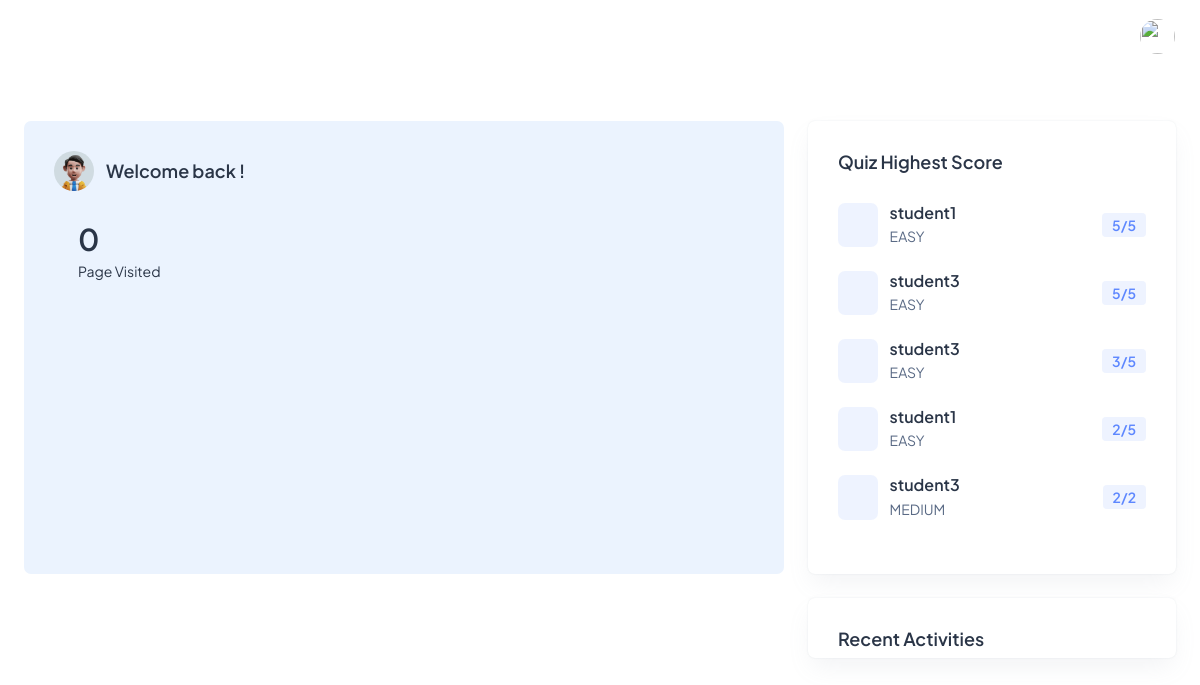
The app's page /index.php/dashboard/student_main with its own data.
### tables this page shows
CREATE TABLE quiz_history (
  id int NOT NULL AUTO_INCREMENT,
  user_id int DEFAULT NULL,
  category_id int DEFAULT NULL,
  score decimal(11, 2) DEFAULT NULL,
  no_of_questions decimal(11, 2) DEFAULT NULL,
  remarks varchar(255) DEFAULT NULL,
  created_by int DEFAULT NULL,
  created_at timestamp NULL DEFAULT CURRENT_TIMESTAMP,
  updated_by int DEFAULT NULL,
  updated_at timestamp NULL DEFAULT NULL,
  deleted_by int DEFAULT NULL,
  deleted_at timestamp NULL DEFAULT NULL,
  PRIMARY KEY (id)
);

CREATE TABLE users (
  id int NOT NULL AUTO_INCREMENT,
  lrn varchar(255) DEFAULT NULL,
  username varchar(255) DEFAULT NULL,
  password varchar(255) DEFAULT NULL,
  first_name varchar(255) DEFAULT NULL,
  middle_name varchar(255) DEFAULT NULL,
  last_name varchar(255) DEFAULT NULL,
  dob date DEFAULT NULL,
  gender varchar(255) DEFAULT NULL,
  contact_no varchar(255) DEFAULT NULL,
  address varchar(2000) DEFAULT NULL,
  role_id int DEFAULT NULL,
  is_activated tinyint DEFAULT 0,
  created_by int DEFAULT NULL,
  created_at timestamp NULL DEFAULT CURRENT_TIMESTAMP,
  updated_by int DEFAULT NULL,
  updated_at timestamp NULL DEFAULT NULL,
  deleted_by int DEFAULT NULL,
  deleted_at timestamp NULL DEFAULT NULL,
  PRIMARY KEY (id)
);

### application/controllers/Dashboard.php (called while the page is built, shortened)
<?php
class Dashboard extends CI_Controller
{
	public function student_main()
	{
		$data['page_data'] = array(
			'module' => 'Dashboard',
			'section' => 'Main',
			'styles_path' => array(
				'modules/' . strtolower(get_class()) . '/' . strtolower(__FUNCTION__)
			),
			'header_scripts_path' => array(
				'modules/' . strtolower(get_class()) . '/header_' . strtolower(__FUNCTION__)
			),
			'footer_scripts_path' => array(
				'modules/' . strtolower(get_class()) . '/footer_' . strtolower(__FUNCTION__),
			)
		);
		$this->load->view('layouts/dashboard/header', $data);
		$this->load->view('modules/dashboard/' . strtolower(__FUNCTION__), $data);
		$this->load->view('layouts/dashboard/footer', $data);
	}
}

### index.php (called while the page is built, shortened)
<?php
require_once BASEPATH.'core/CodeIgniter.php';

### application/helpers/custom_db_helper.php (called while the page is built, shortened)
<?php
if (!function_exists('get_profile_username')) {
	function get_profile_username($user_id)
	{
		$CI = &get_instance();
		$user = $CI->M_users->get($user_id);
		return $user['username'];
	}
}
if (!function_exists('count_all_activity_logs_by_user_id')) {
	function count_all_activity_logs_by_user_id($user_id)
	{
		$CI = &get_instance();
		return $CI->db->where('created_by', $user_id)
			->where('deleted_at', null)
			->get('activity_logs')
			->num_rows();
	}
}
if (!function_exists('get_all_top_scores')) {
	function get_all_top_scores($limit = 3)
	{
		$CI = &get_instance();
		return $CI->db->select('category_id, score, no_of_questions, created_by')
			->where('deleted_at', null)
			->limit($limit)
			->order_by('score', 'desc')
			->get('quiz_history')
			->result_array();
	}
}

### application/models/Users_model.php (called while the page is built, shortened)
<?php
class Users_model extends CI_Model
{
	private $_table_name = 'users';
	public function get($id)
	{
		return $this->db->where('id', $id)
			->where('deleted_at', null)
			->get($this->_table_name)
			->row_array();
	}
}

### application/libraries/Dropdown.php (called while the page is built, shortened)
<?php
class Dropdown
{
	private static $cache = array();
	public static function get_static($name, $value = false, $action = "form")
	{
		if (isset(self::$cache['static' . $name])) {
			$array = self::$cache['static' . $name];
			if (($value) || ($action != "form")) {
				return @$array[$value];
			}
			return $array;
		}
		switch ($name) {
			case 'roles':
				$array = array(
					'' => 'SELECT VALUE',
					1 => 'ADMINISTRATOR',
					2 => 'STUDENT'
				);
				break;
			case 'categories':
				$array = array(
					'' => 'SELECT VALUE',
					1 => 'EASY',
					2 => 'MEDIUM',
					3 => 'HARD'
				);
				break;
		}
		self::$cache['static' . $name] = $array;
		if (($value) || ($action != "form")) {
			return @$array[$value];
		}
		return $array;
	}
}

### application/views/modules/dashboard/student_main.php (the view, shortened to what this page needs)
<div class="body-wrapper">
	<div class="container-fluid">
		<div class="row">
			<div class="col-lg-8 d-flex align-items-stretch">
				<div class="card w-100 bg-info-subtle overflow-hidden shadow-none">
					<div class="card-body position-relative">
						<div class="row">
							<div class="col-sm-7">
								<div class="d-flex align-items-center mb-7">
									<div class="rounded-circle overflow-hidden me-6">
										<img
											src="<?= site_url('assets/templates/modernize/images/profile/user-1.jpg') ?>"
											alt="Profile" width="40" height="40">
									</div>
									<h5 class="fw-semibold mb-0 fs-5">Welcome
										back <?= @$this->session->userdata('user')['username']; ?>!</h5>
								</div>
								<div class="d-flex align-items-center">
									<div class="ps-4">
										<h3 class="mb-1 fw-semibold fs-8 d-flex align-content-center"><?= count_all_activity_logs_by_user_id($this->session->userdata('user')['id']) ?>
											<i
												class="ti ti-arrow-up-right fs-5 lh-base text-success"></i></h3>
										<p class="mb-0 text-dark">Page Visited</p>
									</div>
								</div>
							</div>
							<div class="col-sm-5">
							</div>
						</div>
					</div>
				</div>
			</div>
			<div class="col-md-6 col-lg-4 d-flex align-items-stretch">
				<div class="card w-100">
					<div class="card-body">
						<h5 class="card-title fw-semibold">Quiz Highest Score</h5>
						<div class="position-relative">
							<?php $top_scores = get_all_top_scores(5);
							if (!empty($top_scores)) :
								?>
								<?php foreach ($top_scores as $value) : ?>
								<div class="d-flex align-items-center justify-content-between mb-4">
									<div class="d-flex">
										<div
											class="p-6 bg-primary-subtle text-primary rounded-2 me-6 d-flex align-items-center justify-content-center">
											<i class="ti ti-grid-dots fs-6"></i>
										</div>
										<div>
											<h6 class="mb-1 fs-4 fw-semibold"><?= get_profile_username($value['created_by'])?></h6>
											<p class="fs-3 mb-0"><?= Dropdown::get_static('categories', $value['category_id'], 'view')?></p>
										</div>
									</div>
									<div class="bg-primary-subtle text-primary badge">
										<p class="fs-3 fw-semibold mb-0"><?= round($value['score']) . '/' . round($value['no_of_questions']);?></p>
									</div>
								</div>
							<?php endforeach; ?>
							<?php endif; ?>
						</div>
					</div>
				</div>
			</div>
			<div class="col-sm-8">
			</div>
			<div class="col-md-6 col-lg-4 d-flex align-items-stretch">
				<div class="card w-100">
					<div class="card-body">
						<div class="mb-4">
							<h5 class="card-title fw-semibold">Recent Activities</h5>
						</div>
					</div>
				</div>
			</div>
		</div>
	</div>
</div>

### application/views/layouts/dashboard/header.php (shortened to what this page needs)
<!DOCTYPE html>
<html lang="en" dir="ltr" data-bs-theme="light" data-color-theme="Blue_Theme">
<head>
	<?php $this->load->view('partials/dashboard/styles') ?>
	<?php $this->load->view('partials/dashboard/header_scripts') ?>
</head>
<body>
<?php $this->load->vieW('partials/preloader_partial') ?>
<div id="main-wrapper">
	<?php $this->load->vieW('partials/dashboard/left_sidebar_partial') ?>
	<div class="page-wrapper">
		<?php $this->load->view('partials/dashboard/headerbar_partial') ?>

### application/views/partials/dashboard/styles.php (shortened to what this page needs)
<link rel="stylesheet" href="<?= site_url('assets/templates/modernize/css/styles.css')?>" />
<link rel="stylesheet" href="<?= site_url('assets/templates/modernize/libs/sweetalert2/dist/sweetalert2.min.css')?>" />
<link rel="stylesheet" href="<?= site_url('assets/templates/modernize/libs/datatables.net-bs5/css/dataTables.bootstrap5.min.css')?>" />
<link href='https://api.mapbox.com/mapbox-gl-js/v3.4.0/mapbox-gl.css' rel='stylesheet' />
<link rel="stylesheet" href="<?= site_url('assets/css/overall.css?v=' . CURRENT_VERSION)?>" />
<?php if (!empty($page_data['styles_path'])) : ?>
	<?php foreach ($page_data['styles_path'] as $value) : ?>
		<link href="<?= site_url('assets/') . $value . '.css?v=' . CURRENT_VERSION ?>" rel="stylesheet">
	<?php endforeach; ?>
<?php endif; ?>

### application/views/partials/dashboard/headerbar_partial.php (shortened to what this page needs)
<header class="topbar">
	<div class="with-vertical">
		<nav class="navbar navbar-expand-lg p-0">
			<ul class="navbar-nav">
				<li class="nav-item">
					<a
						class="nav-link sidebartoggler nav-icon-hover ms-n3"
						id="headerCollapse"
						href="javascript:void(0)"
					>
						<i class="ti ti-menu-2"></i>
					</a>
				</li>
			</ul>
			<div class="collapse navbar-collapse justify-content-end" id="navbarNav">
				<div class="d-flex align-items-center justify-content-between">
					<ul
						class="navbar-nav flex-row ms-auto align-items-center justify-content-center"
					>
						<li class="nav-item dropdown">
							<a
								class="nav-link pe-0"
								href="javascript:void(0)"
								id="drop1"
								data-bs-toggle="dropdown"
								aria-expanded="false"
							>
								<div class="d-flex align-items-center">
									<div class="user-profile-img">
										<img
											src="<?= site_url('assets/images/scitology_logo.png')?>"
											class="rounded-circle"
											width="35"
											height="35"
											alt=""
										/>
									</div>
								</div>
							</a>
						</li>
					</ul>
				</div>
			</div>
		</nav>
	</div>
</header>

### application/views/layouts/dashboard/footer.php (shortened to what this page needs)
</div>
</div>
</body>
</html>

### records on screen
quiz_history: created_by.username "student1", category "EASY", score "5", no_of_questions "5"
quiz_history: created_by.username "student3", category "EASY", score "5", no_of_questions "5"
quiz_history: created_by.username "student3", category "EASY", score "3", no_of_questions "5"
quiz_history: created_by.username "student1", category "EASY", score "2", no_of_questions "5"
quiz_history: created_by.username "student3", category "MEDIUM", score "2", no_of_questions "2"
